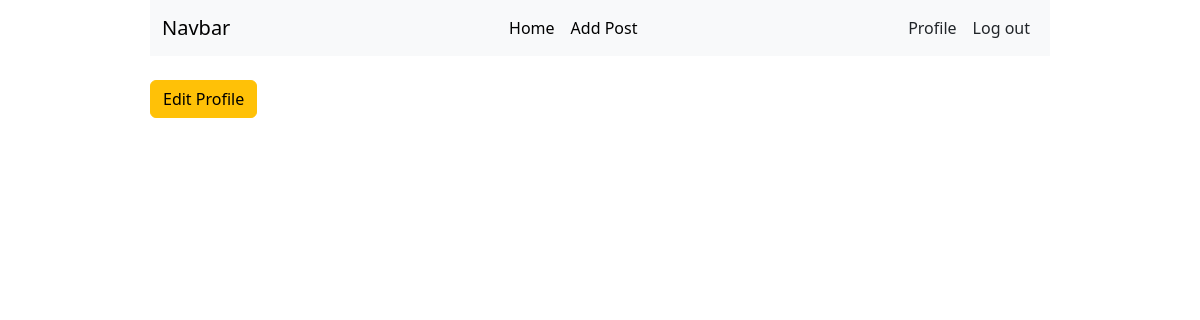
/author/profile/ (signed in), run on an earlier commit of the app's database.
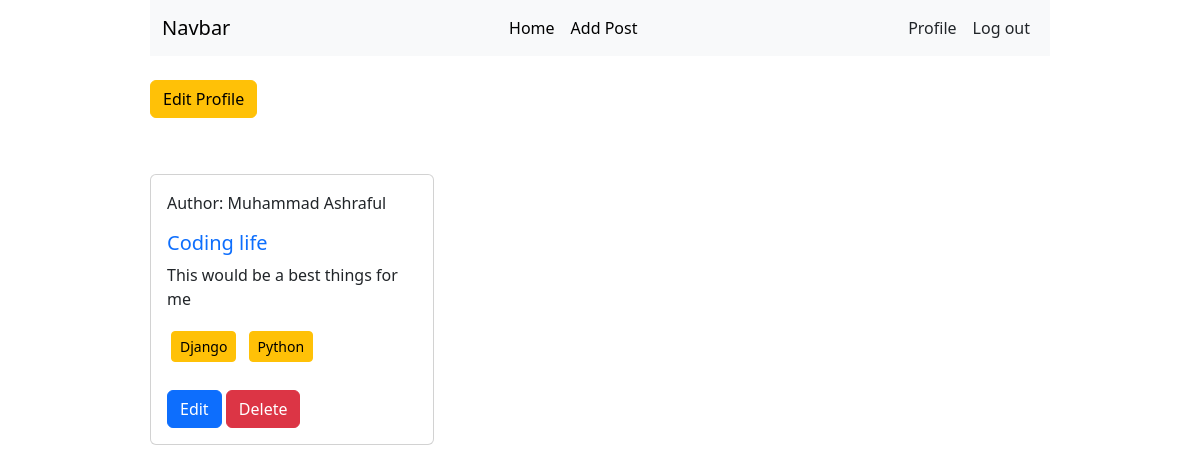
And on a later commit of the database.
### posts/models.py (models this page shows, shortened)
class Post(models.Model):
    title = models.CharField(max_length=50)
    content = models.TextField()
    category = models.ManyToManyField(Category)
    author = models.ForeignKey(User, on_delete=models.CASCADE)

### categories/models.py (models this page shows, shortened)
class Category(models.Model):
    name = models.CharField(max_length=30)

### author/views.py (the view)
# urls.py: path("profile/", views.profile, name="profile"),
@login_required
def profile(request):
    data = Post.objects.filter(author = request.user)
    return render(request, "profile.html", {"data": data})

### author/templates/profile.html (shortened to what this page needs)
{% extends 'base.html' %}
{% load crispy_forms_tags %}
{% block content %}
<a class="btn btn-warning my-2" href="{% url 'edit_profile' %}">Edit Profile</a>
<div class="row mt-5">
    {% for post in data %}
    <div class="col-sm-4 mb-4">
        <div class="card">
            <div class="card-body">
                <p>Author: {{post.author.first_name}}</p>
                <h5 class="card-title text-primary">{{post.title}}</h5>
                <p class="card-text">{{post.content}}</p>
                {% for cat in post.category.all %}
                <button class="btn btn-warning m-1 btn-sm">{{cat.name}}</button>
                {% endfor %}
                <div class="mt-4">
                    <a href="{% url 'edit_post' post.id %}" class="btn btn-primary">Edit</a>
                    <a href="{% url 'delete_post' post.id %}" class="btn btn-danger">Delete</a>
                </div>
            </div>
        </div>
    </div>
    {% endfor %}
</div>
{% endblock content %}

What changed in the data, as far as the page shows it:
added Post: author.first_name "Muhammad Ashraful", title "Coding life", content "This would be a best things for me"
added Category: name "Django"
added Category: name "Python"
